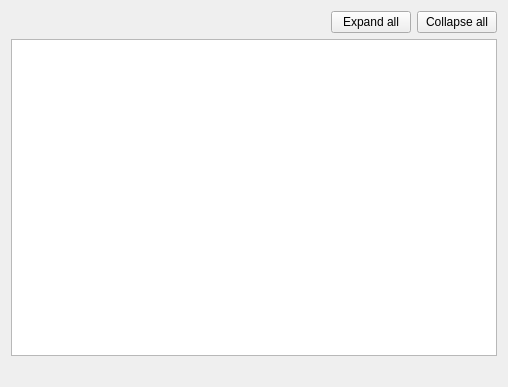
<?xml version="1.0" encoding="UTF-8"?>
<ui version="4.0">
 <class>UIDownloadQueue</class>
 <widget class="QWidget" name="UIDownloadQueue">
  <property name="geometry">
   <rect>
    <x>0</x>
    <y>0</y>
    <width>508</width>
    <height>387</height>
   </rect>
  </property>
  <property name="windowTitle">
   <string>Form</string>
  </property>
  <layout class="QVBoxLayout" name="verticalLayout">
   <item>
    <layout class="QHBoxLayout" name="horizontalLayout">
     <item>
      <spacer name="horizontalSpacer">
       <property name="orientation">
        <enum>Qt::Horizontal</enum>
       </property>
       <property name="sizeHint" stdset="0">
        <size>
         <width>40</width>
         <height>20</height>
        </size>
       </property>
      </spacer>
     </item>
     <item>
      <widget class="QPushButton" name="pushButton_EXPAND">
       <property name="sizePolicy">
        <sizepolicy hsizetype="Fixed" vsizetype="Fixed">
         <horstretch>0</horstretch>
         <verstretch>0</verstretch>
        </sizepolicy>
       </property>
       <property name="text">
        <string>Expand all</string>
       </property>
      </widget>
     </item>
     <item>
      <widget class="QPushButton" name="pushButton_COLLAPSE">
       <property name="sizePolicy">
        <sizepolicy hsizetype="Fixed" vsizetype="Fixed">
         <horstretch>0</horstretch>
         <verstretch>0</verstretch>
        </sizepolicy>
       </property>
       <property name="text">
        <string>Collapse all</string>
       </property>
      </widget>
     </item>
    </layout>
   </item>
   <item>
    <widget class="QTreeView" name="treeView_TARGET">
     <property name="sizePolicy">
      <sizepolicy hsizetype="Expanding" vsizetype="Expanding">
       <horstretch>0</horstretch>
       <verstretch>0</verstretch>
      </sizepolicy>
     </property>
     <property name="selectionMode">
      <enum>QAbstractItemView::ExtendedSelection</enum>
     </property>
    </widget>
   </item>
   <item>
    <widget class="QLabel" name="label_STATS">
     <property name="sizePolicy">
      <sizepolicy hsizetype="Preferred" vsizetype="Fixed">
       <horstretch>0</horstretch>
       <verstretch>0</verstretch>
      </sizepolicy>
     </property>
     <property name="text">
      <string/>
     </property>
     <property name="alignment">
      <set>Qt::AlignRight|Qt::AlignTrailing|Qt::AlignVCenter</set>
     </property>
    </widget>
   </item>
  </layout>
 </widget>
 <resources/>
 <connections/>
</ui>
